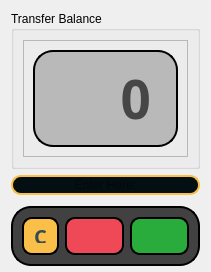
            <widget class="QWidget" name="trans_bal">
             <layout class="QGridLayout" name="gridLayout_8">
              <item row="3" column="0">
               <widget class="QFrame" name="frame_3">
                <property name="minimumSize">
                 <size>
                  <width>0</width>
                  <height>60</height>
                 </size>
                </property>
                <property name="maximumSize">
                 <size>
                  <width>16777215</width>
                  <height>50</height>
                 </size>
                </property>
                <property name="styleSheet">
                 <string notr="true">color: rgb(255, 255, 255);
background-color: rgb(65, 65, 65);
border: 2px solid rgb(0, 0, 0);
border-radius: 20px;</string>
                </property>
                <property name="frameShape">
                 <enum>QFrame::StyledPanel</enum>
                </property>
                <property name="frameShadow">
                 <enum>QFrame::Raised</enum>
                </property>
                <layout class="QHBoxLayout" name="horizontalLayout_3">
                 <item>
                  <widget class="QPushButton" name="clear_output_t">
                   <property name="sizePolicy">
                    <sizepolicy hsizetype="Expanding" vsizetype="Expanding">
                     <horstretch>0</horstretch>
                     <verstretch>0</verstretch>
                    </sizepolicy>
                   </property>
                   <property name="font">
                    <font>
                     <family>Cascadia Mono</family>
                     <pointsize>15</pointsize>
                     <bold>true</bold>
                    </font>
                   </property>
                   <property name="styleSheet">
                    <string notr="true">QPushButton{
	padding: 10px;
	background-color: rgb(250, 191, 73);
	border-radius: 10px;
	color: rgb(56, 74, 81)
}
QPushButton:pressed{
	background-color: rgb(250, 208, 83);
	color: rgb(0, 0, 0);
}</string>
                   </property>
                   <property name="text">
                    <string>C</string>
                   </property>
                  </widget>
                 </item>
                 <item>
                  <widget class="QPushButton" name="delete_number_t">
                   <property name="sizePolicy">
                    <sizepolicy hsizetype="Expanding" vsizetype="Expanding">
                     <horstretch>0</horstretch>
                     <verstretch>0</verstretch>
                    </sizepolicy>
                   </property>
                   <property name="font">
                    <font>
                     <family>Cascadia Mono</family>
                     <pointsize>10</pointsize>
                     <bold>true</bold>
                    </font>
                   </property>
                   <property name="styleSheet">
                    <string notr="true">QPushButton{
	padding: 10px;
	background-color: rgb(239, 73, 88);
	border-radius: 10px;
	color: rgb(56, 74, 81)
}
QPushButton:pressed{
	background-color: rgb(239, 104, 113);
	color: rgb(0, 0, 0)
}</string>
                   </property>
                   <property name="text">
                    <string/>
                   </property>
                   <property name="icon">
                    <iconset resource="../../icons/all_images.qrc">
                     <normaloff>:/Feather-Blue/feather_blue/delete.svg</normaloff>:/Feather-Blue/feather_blue/delete.svg</iconset>
                   </property>
                   <property name="iconSize">
                    <size>
                     <width>24</width>
                     <height>24</height>
                    </size>
                   </property>
                  </widget>
                 </item>
                 <item>
                  <widget class="QPushButton" name="submit_output_t">
                   <property name="sizePolicy">
                    <sizepolicy hsizetype="Expanding" vsizetype="Expanding">
                     <horstretch>0</horstretch>
                     <verstretch>0</verstretch>
                    </sizepolicy>
                   </property>
                   <property name="font">
                    <font>
                     <family>Cascadia Mono</family>
                     <pointsize>10</pointsize>
                     <bold>true</bold>
                    </font>
                   </property>
                   <property name="styleSheet">
                    <string notr="true">QPushButton{
	padding: 10px;
	background-color: rgb(41, 172, 59);
	border-radius: 10px;
	color: rgb(56, 74, 81)
}
QPushButton:pressed{
	background-color: rgb(50, 209, 71);
	color: rgb(0, 0, 0)
}</string>
                   </property>
                   <property name="text">
                    <string/>
                   </property>
                   <property name="icon">
                    <iconset resource="../../icons/all_images.qrc">
                     <normaloff>:/Feather-Blue/feather_blue/check-square.svg</normaloff>:/Feather-Blue/feather_blue/check-square.svg</iconset>
                   </property>
                   <property name="iconSize">
                    <size>
                     <width>24</width>
                     <height>24</height>
                    </size>
                   </property>
                  </widget>
                 </item>
                </layout>
               </widget>
              </item>
              <item row="1" column="0">
               <widget class="QLineEdit" name="search_transac_id">
                <property name="minimumSize">
                 <size>
                  <width>0</width>
                  <height>0</height>
                 </size>
                </property>
                <property name="styleSheet">
                 <string notr="true">border: 2px solid rgb(250, 191, 73);
border-radius: 10px;
background-color: rgb(4, 15, 19);</string>
                </property>
                <property name="alignment">
                 <set>Qt::AlignCenter</set>
                </property>
                <property name="placeholderText">
                 <string>Enter Here:</string>
                </property>
               </widget>
              </item>
              <item row="0" column="0">
               <widget class="QGroupBox" name="groupBox_7">
                <property name="title">
                 <string>Transfer Balance</string>
                </property>
                <layout class="QGridLayout" name="gridLayout_3">
                 <item row="0" column="0">
                  <widget class="QFrame" name="frame_8">
                   <property name="frameShape">
                    <enum>QFrame::StyledPanel</enum>
                   </property>
                   <property name="frameShadow">
                    <enum>QFrame::Raised</enum>
                   </property>
                   <layout class="QGridLayout" name="gridLayout_15">
                    <item row="0" column="0">
                     <widget class="QLabel" name="output_transfer">
                      <property name="font">
                       <font>
                        <family>Cascadia Mono</family>
                        <pointsize>40</pointsize>
                        <bold>true</bold>
                       </font>
                      </property>
                      <property name="styleSheet">
                       <string notr="true">color: rgb(70, 70, 70);
background-color: rgb(185, 185, 185);
border: 2px solid rgb(0, 0, 0);
border-radius: 20px;
padding-right: 10px;
padding-left: 10px;
padding-top: 10px;
padding-bottom: 10px;</string>
                      </property>
                      <property name="frameShape">
                       <enum>QFrame::Box</enum>
                      </property>
                      <property name="frameShadow">
                       <enum>QFrame::Raised</enum>
                      </property>
                      <property name="text">
                       <string>0</string>
                      </property>
                      <property name="alignment">
                       <set>Qt::AlignRight|Qt::AlignTrailing|Qt::AlignVCenter</set>
                      </property>
                      <property name="margin">
                       <number>10</number>
                      </property>
                     </widget>
                    </item>
                   </layout>
                  </widget>
                 </item>
                </layout>
               </widget>
              </item>
             </layout>
            </widget>
